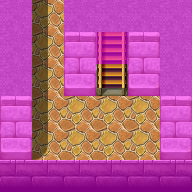

Below is a game level as drawn by its tile map, then a one-line description and the .tmx that defines it (tile-layer data replaced by summaries):
An orthogonal 6x6 tile map with 32x32 px tiles, 4 tile layers (Ground, Objects, Above, Walkable), 6 tilesets and 3 objects (2x mapchange, spawn).

<map version="1.0" orientation="orthogonal" width="6" height="6" tilewidth="32" tileheight="32">
    <tileset firstgid="1" name="map_35" tilewidth="32" tileheight="32">
        <image source="../drawable/map_35.png" />
    </tileset>
    <tileset firstgid="65" name="map_27" tilewidth="32" tileheight="32">
        <image source="../drawable/map_27.png" />
    </tileset>
    <tileset firstgid="129" name="map_25" tilewidth="32" tileheight="32">
        <image source="../drawable/map_25.png" />
    </tileset>
    <tileset firstgid="193" name="map_0" tilewidth="32" tileheight="32">
        <image source="../drawable/map_0.png" />
    </tileset>
    <tileset firstgid="257" name="map_1" tilewidth="32" tileheight="32">
        <image source="../drawable/map_1.png" />
    </tileset>
    <tileset firstgid="321" name="map_2" tilewidth="32" tileheight="32">
        <image source="../drawable/map_2.png" />
    </tileset>
    <layer name="Ground" width="6" height="6">
        <data>[36 cells, 36 non-empty, 5 distinct tile ids]</data>
    </layer>
    <layer name="Objects" width="6" height="6">
        <data>[36 cells, 2 non-empty, 2 distinct tile ids]</data>
    </layer>
    <layer name="Above" width="6" height="6">
        <data>[36 cells, 5 non-empty, 2 distinct tile ids]</data>
    </layer>
    <layer name="Walkable" width="6" height="6">
        <data>[36 cells, 24 non-empty, 1 distinct tile ids]</data>
    </layer>
    <objectgroup name="Mapevents">
        <object name="up" type="mapchange" x="96" y="64" width="32" height="32">
            <properties>
                <property name="map" value="houseatcrossroads3" />
                <property name="place" value="down" />
            </properties>
        </object>
        <object name="north" type="mapchange" x="32" y="0" width="32" height="32">
            <properties>
                <property name="map" value="houseatcrossroads0" />
                <property name="place" value="south" />
            </properties>
        </object>
    </objectgroup>
    <objectgroup name="Spawn">
        <object name="crossroads_guard" type="spawn" x="128" y="128" width="32" height="32">
            <properties>
                <property name="spawngroup" value="crossroads_guard" />
            </properties>
        </object>
    </objectgroup>
    <objectgroup name="Keys" />
</map>
